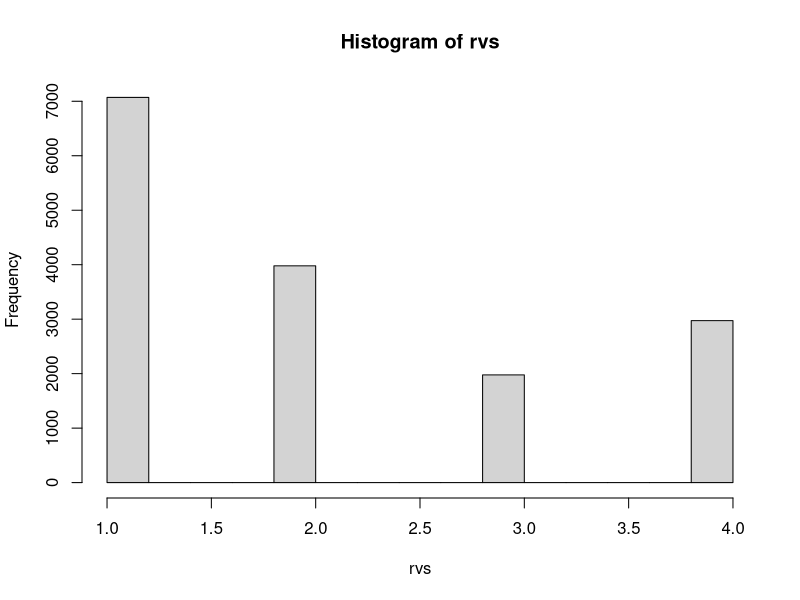
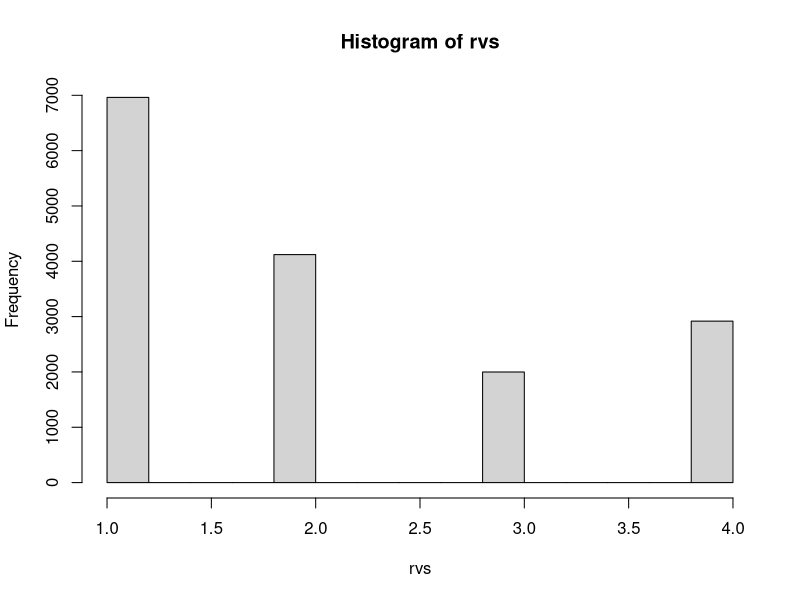

Reproduce these figures in R, in order.
nsim = 1.6e4
p = c(7/16, 1/4, 1/8, 3/16)


# Constructing qs ---------------------------------------------------------

# m = n - 1
m = length(p) - 1

qs = data.frame(v1 = integer(m), p1 = numeric(m),
					 v2 = integer(m), p2 = numeric(m))
p2 = p * m

for (i in 1 : m) {
	ordered_p = order(p2)
	qs[i,]$v1 = ordered_p[i]
	qs[i,]$p1 = p2[ordered_p[i]]
	p2[ordered_p[i]] = 0
	
	qs[i,]$v2 = ordered_p[m + 1]
	qs[i,]$p2 = 1 - qs[i,]$p1
	p2[ordered_p[m + 1]] = p2[ordered_p[m + 1]] - qs[i,]$p2
}


# simulating from distribution p ------------------------------------------

rvs = integer(nsim)
for (i in 1 : nsim){
	k = ceiling(m * runif(1))
	rvs[i] = ifelse(qs[k,]$p1 > runif(1), qs[k,]$v1, qs[k,]$v2)
}
hist(rvs)


rvs = integer(nsim)
k = ceiling(m * runif(nsim))
rvs = ifelse(qs[k,]$p1 > runif(nsim), qs[k,]$v1, qs[k,]$v2)
hist(rvs)
